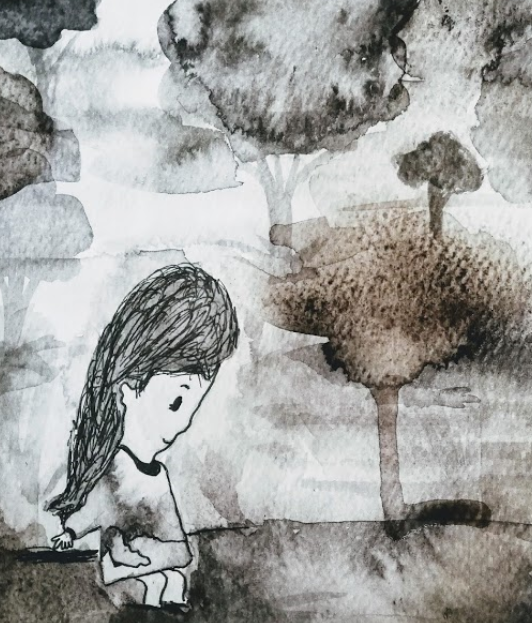
#> input picture test.PNG, 532 x 623 px
$ python app.py
#> lines starting #> are read from the running program, lines starting #| are printed output that depends on the picture
import cv2
import numpy as np

# dummy function that does nothing
def dummy(value):
    pass

# define convolution kernels
identity_kernel = np.array([[0, 0, 0], [0, 1, 0], [0, 0, 0]])
sharpen_kernel = np.array([[0, -1, 0], [-1, 5, -1], [0, -1, 0]])
gaussian_kernel1 = cv2.getGaussianKernel(3, 0)
gaussian_kernel2 = cv2.getGaussianKernel(5, 0)
box_kernel = np.array([[1, 1, 1], [1, 1, 1], [1, 1, 1]], np.float32) / 9.0
# (1 + 2 + 3 + 4 + 5) / 5 = 1 * 1/5 + 2 * 1/5 + 3 * 1/5 + 4 * 1/5 + 5 * 1/5

kernels = [identity_kernel, sharpen_kernel, gaussian_kernel1, gaussian_kernel2, box_kernel]

# read in an image, make a grayscale copy
color_original = cv2.imread('test.PNG')
#> color_original is the input picture: shape (623, 532, 3); mean B, G, R 159.3, 161.7, 161.3
gray_original = cv2.cvtColor(color_original, cv2.COLOR_BGR2GRAY)

# create the UI (window and trackbars)
cv2.namedWindow('app')
# arguments: trackbarName, windowName, value (initial value), count (max value), onChange (event handler)
cv2.createTrackbar('contrast', 'app', 1, 100, dummy)
# name=brightness, initial value=50, max value=100, event handler=dummy
cv2.createTrackbar('brightness', 'app', 50, 100, dummy)
cv2.createTrackbar('filter', 'app', 0, len(kernels)-1, dummy)
#> slider 'filter' is set to 1
cv2.createTrackbar('grayscale', 'app', 0, 1, dummy)
#> slider 'grayscale' is set to 1

# main UI loop
count = 1
while True:
    # read all of the trackbar values
    grayscale = cv2.getTrackbarPos('grayscale', 'app')
    contrast = cv2.getTrackbarPos('contrast', 'app')
    brightness = cv2.getTrackbarPos('brightness', 'app')
    kernel_idx = cv2.getTrackbarPos('filter', 'app')

    # apply the filters
    color_modified = cv2.filter2D(color_original, -1, kernels[kernel_idx])
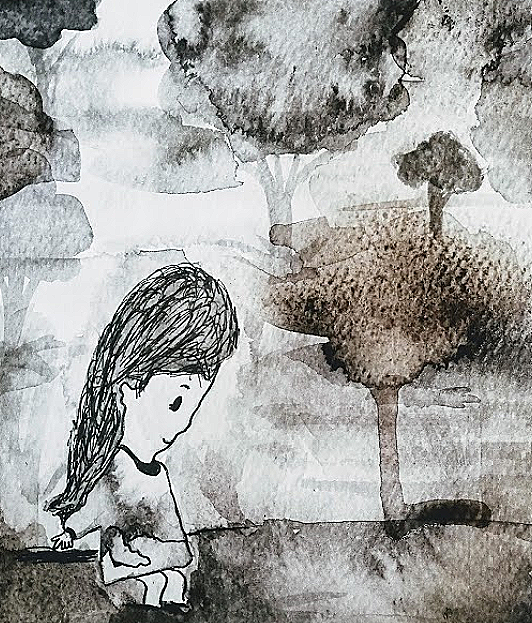
#> color_modified: shape (623, 532, 3); mean B, G, R 159.9, 162.2, 161.9
    gray_modified = cv2.filter2D(gray_original, -1, kernels[kernel_idx])

    # apply the brightness and contrast
    color_modified = cv2.addWeighted(color_modified, contrast, np.zeros_like(color_original), 0, brightness - 50)
    gray_modified = cv2.addWeighted(gray_modified, contrast, np.zeros_like(gray_original), 0, brightness - 50)

    # wait for keypress (100 milliseconds)
    key = cv2.waitKey(100)
#> (key q is pressed here)
    if key == ord('q'):
        break
    elif key == ord('s'):
        # save image
        if grayscale == 0:
            cv2.imwrite('output-{}.png'.format(count), color_modified)
        else:
            cv2.imwrite('output-{}.png'.format(count), gray_modified)
        count += 1

    # show the image
    if grayscale == 0:
        cv2.imshow('app', color_modified)
    else:
        cv2.imshow('app', gray_modified)

# window cleanup
cv2.destroyAllWindows()
